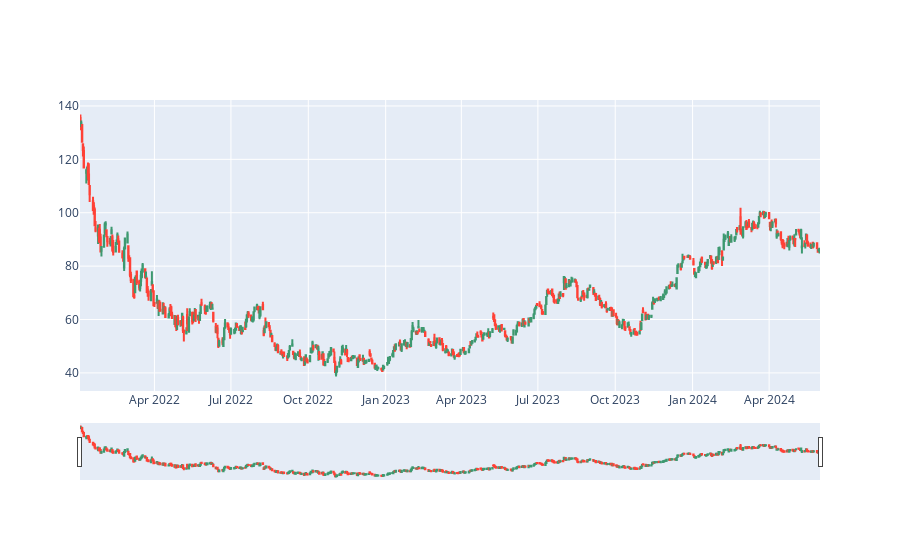
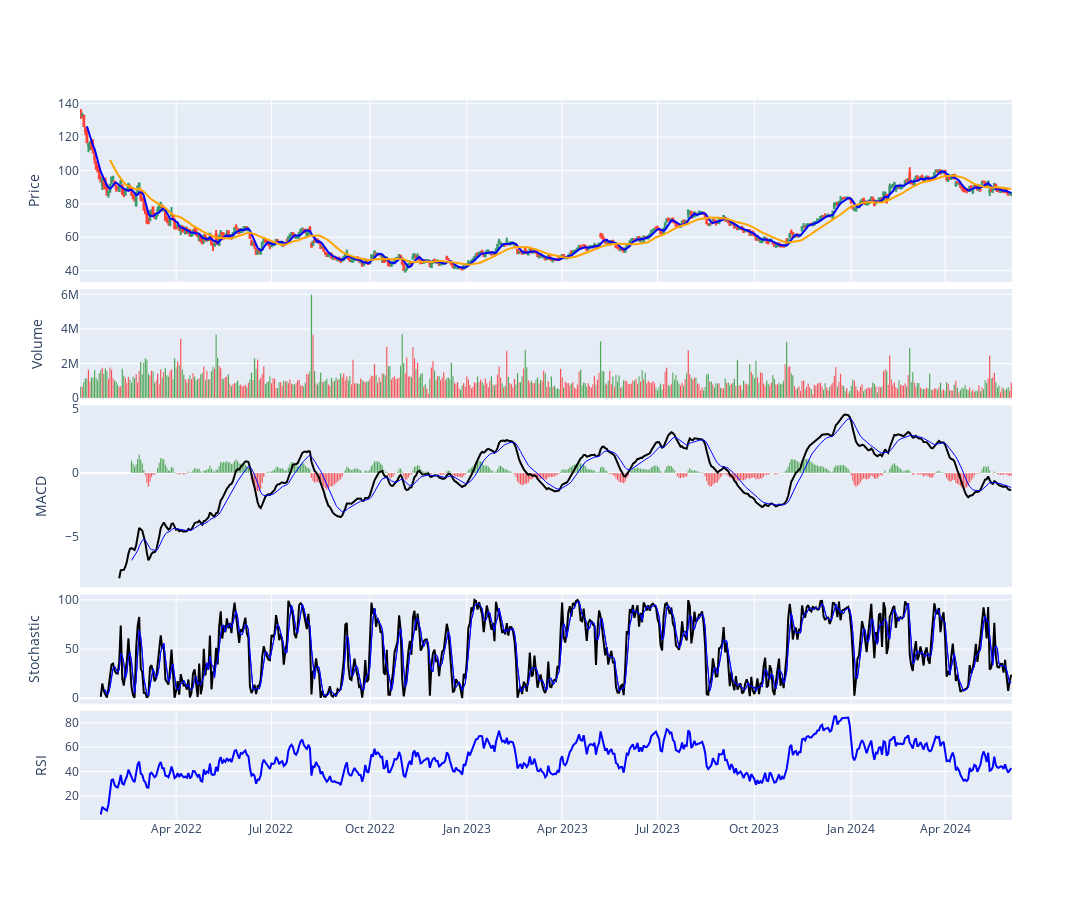
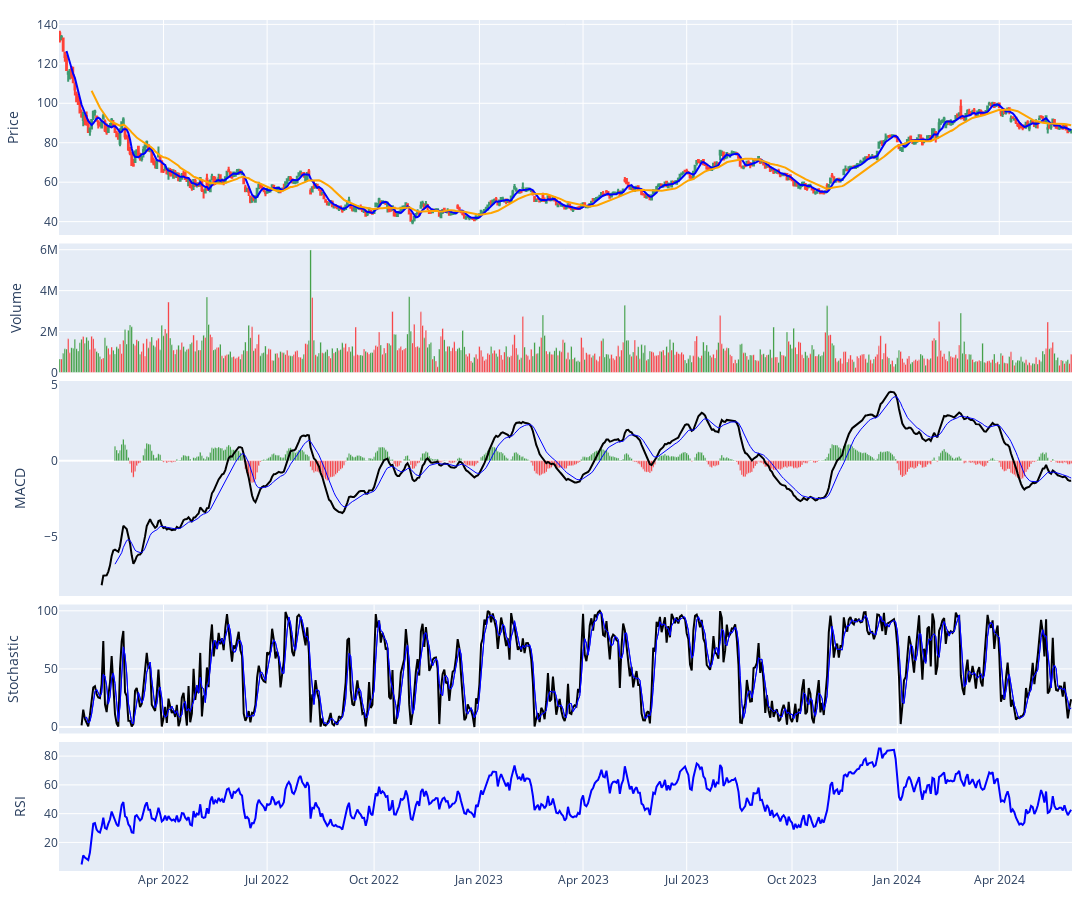

The notebook cell saved with these charts, in order:
### Markdown cell above
- [FROM HERE](https://github.com/yongghongg/stock-screener/blob/main/plotly_financial_chart_demo.ipynb)

### Code cell
# use python version 3.10.12

# install necessary modules
%pip install --user yfinance==0.2.40
%pip install --user plotly==5.22.0
%pip install --user ta==0.11.0

import pandas as pd
import yfinance as yf
from datetime import datetime
import plotly.graph_objects as go
from plotly.subplots import make_subplots

from ta.trend import MACD
from ta.momentum import StochasticOscillator
# FROM HERE
# https://stackoverflow.com/questions/75441104/why-is-rsi-calculation-with-python-ta-library-changes-depending-on-starting-posi
from ta.momentum import RSIIndicator


# cache requests_cache
# https://pypi.org/project/yfinance/

# download stock price data
symbol = 'TREX'
df = yf.download(symbol, start='2022-01-01')

# [*********************100%***********************]  1 of 1 completed


fig = go.Figure(go.Candlestick(x=df.index,
   open=df['Open'],
   high=df['High'],
   low=df['Low'],
   close=df['Close']))

fig.show()

# removing rangeslider
fig.update_layout(xaxis_rangeslider_visible=False)

# removing all empty dates
# build complete timeline from start date to end date
dt_all = pd.date_range(start=df.index[0],end=df.index[-1])
# retrieve the dates that ARE in the original dataset
dt_obs = [d.strftime("%Y-%m-%d") for d in pd.to_datetime(df.index)]
# define dates with missing values
dt_breaks = [d for d in dt_all.strftime("%Y-%m-%d").tolist() if not d in dt_obs]
# fig.update_layout(xaxis_rangebreaks=[dict(values=dt_breaks)])
# fig.update_layout(margin=go.layout.Margin(
#         l=20, #left margin
#         r=20, #right margin
#         b=20, #bottom margin
#         t=20  #top margin
#     ))
# fig.show()

# # add moving averages to df
df['MA20'] = df['Close'].rolling(window=20).mean()
df['MA5'] = df['Close'].rolling(window=5).mean()
# fig.add_trace(go.Scatter(x=df.index, 
#                          y=df['MA5'], 
#                          opacity=0.7, 
#                          line=dict(color='blue', width=2), 
#                          name='MA 5'))
# fig.add_trace(go.Scatter(x=df.index, 
#                          y=df['MA20'], 
#                          opacity=0.7, 
#                          line=dict(color='orange', width=2), 
#                          name='MA 20'))
# fig.show()

# first declare an empty figure
# fig = go.Figure()
# # add OHLC trace
# fig.add_trace(go.Candlestick(x=df.index,
#                              open=df['Open'],
#                              high=df['High'],
#                              low=df['Low'],
#                              close=df['Close'], 
#                              showlegend=False))
# # add moving average traces
# fig.add_trace(go.Scatter(x=df.index, 
#                          y=df['MA5'], 
#                          opacity=0.7, 
#                          line=dict(color='blue', width=2), 
#                          name='MA 5'))
# fig.add_trace(go.Scatter(x=df.index, 
#                          y=df['MA20'], 
#                          opacity=0.7, 
#                          line=dict(color='orange', width=2), 
#                          name='MA 20'))
# # hide dates with no values
# fig.update_xaxes(rangebreaks=[dict(values=dt_breaks)])
# # remove rangeslider
# fig.update_layout(xaxis_rangeslider_visible=False)
# # add chart title 
# fig.update_layout(title="TREX")
# fig.show()

# from ta.trend import MACD
# from ta.momentum import StochasticOscillator


# MACD
macd = MACD(close=df['Close'], 
             window_slow=26,
             window_fast=12, 
             window_sign=9)
 # stochastics
stoch = StochasticOscillator(high=df['High'],
                              close=df['Close'],
                              low=df['Low'],
                              window=14, 
                              smooth_window=3)
rsi = RSIIndicator(close=df['Close']).rsi()

# fig = make_subplots(rows=4, cols=1, shared_xaxes=True)

# # Plot OHLC on 1st subplot (using the codes from before)
# fig.add_trace(go.Candlestick(x=df.index,
#                              open=df['Open'],
#                              high=df['High'],
#                              low=df['Low'],
#                              close=df['Close'], 
#                              showlegend=False))
# # add moving average traces
# fig.add_trace(go.Scatter(x=df.index, 
#                          y=df['MA5'], 
#                          line=dict(color='blue', width=2), 
#                          name='MA 5'))
# fig.add_trace(go.Scatter(x=df.index, 
#                          y=df['MA20'], 
#                          line=dict(color='orange', width=2), 
#                          name='MA 20'))

# # Plot volume trace on 2nd row 
# fig.add_trace(go.Bar(x=df.index, 
#                      y=df['Volume']
#                     ), row=2, col=1)

# # Plot MACD trace on 3rd row
# fig.add_trace(go.Bar(x=df.index, 
#                      y=macd.macd_diff()
#                     ), row=3, col=1)
# fig.add_trace(go.Scatter(x=df.index,
#                          y=macd.macd(),
#                          line=dict(color='black', width=2)
#                         ), row=3, col=1)
# fig.add_trace(go.Scatter(x=df.index,
#                          y=macd.macd_signal(),
#                          line=dict(color='blue', width=1)
#                         ), row=3, col=1)

# # Plot stochastics trace on 4th row 
# fig.add_trace(go.Scatter(x=df.index,
#                          y=stoch.stoch(),
#                          line=dict(color='black', width=2)
#                         ), row=4, col=1)
# fig.add_trace(go.Scatter(x=df.index,
#                          y=stoch.stoch_signal(),
#                          line=dict(color='blue', width=1)
#                         ), row=4, col=1)

# # update layout by changing the plot size, hiding legends & rangeslider, and removing gaps between dates
# fig.update_layout(height=900, width=1200, 
#                   showlegend=False, 
#                   xaxis_rangeslider_visible=False,
#                   xaxis_rangebreaks=[dict(values=dt_breaks)])

# fig.show()


# add subplot properties when initiliazing fig variable
fig = make_subplots(rows=5, cols=1, shared_xaxes=True,
                    vertical_spacing=0.01, 
                    row_heights=[0.5,0.3,0.5,0.3,0.3])
# Plot OHLC on 1st subplot (using the codes from before)
fig.add_trace(go.Candlestick(x=df.index,
                             open=df['Open'],
                             high=df['High'],
                             low=df['Low'],
                             close=df['Close'], 
                             showlegend=False))
# add moving average traces
fig.add_trace(go.Scatter(x=df.index, 
                         y=df['MA5'], 
                         line=dict(color='blue', width=2), 
                         name='MA 5'))
fig.add_trace(go.Scatter(x=df.index, 
                         y=df['MA20'], 
                         line=dict(color='orange', width=2), 
                         name='MA 20'))

# Plot volume trace on 2nd row 
colors = ['green' if row['Open'] - row['Close'] >= 0 
          else 'red' for index, row in df.iterrows()]
fig.add_trace(go.Bar(x=df.index, 
                     y=df['Volume'],
                     marker_color=colors,
                     name="Volume",
                    ), row=2, col=1)

# Plot MACD trace on 3rd row
colors = ['green' if val >= 0 
          else 'red' for val in macd.macd_diff()]
fig.add_trace(go.Bar(x=df.index, 
                     y=macd.macd_diff(),
                     marker_color=colors,
                     name="MACD diff",
                    ), row=3, col=1)
fig.add_trace(go.Scatter(x=df.index,
                         y=macd.macd(),
                         line=dict(color='black', width=2),
                         name="MACD",
                        ), row=3, col=1)
fig.add_trace(go.Scatter(x=df.index,
                         y=macd.macd_signal(),
                         line=dict(color='blue', width=1),
                         name="MACD_SIGNAL",
                        ), row=3, col=1)

# Plot stochastics trace on 4th row 
fig.add_trace(go.Scatter(x=df.index,
                         y=stoch.stoch(),
                         line=dict(color='black', width=2),
                         name="stochastic",
                        ), row=4, col=1)
fig.add_trace(go.Scatter(x=df.index,
                         y=stoch.stoch_signal(),
                         line=dict(color='blue', width=1),
                         name="stochastic_signal",
                        ), row=4, col=1)
fig.add_trace(go.Scatter(x=df.index,
                         y=stoch.stoch_signal(),
                         line=dict(color='blue', width=1),
                         name="stochastic_signal",
                        ), row=4, col=1)
# RSI
fig.add_trace(go.Scatter(x=df.index,
                         y=rsi,
                         line=dict(color='blue', width=2),
                         name="RSI",
                        ), row=5, col=1)

# update layout by changing the plot size, hiding legends & rangeslider, and removing gaps between dates
fig.update_layout(height=900, width=1200, 
                  showlegend=False, 
                  xaxis_rangeslider_visible=False,
                  xaxis_rangebreaks=[dict(values=dt_breaks)])

# update y-axis label
fig.update_yaxes(title_text="Price", row=1, col=1)
fig.update_yaxes(title_text="Volume", row=2, col=1)
fig.update_yaxes(title_text="MACD", showgrid=False, row=3, col=1)
fig.update_yaxes(title_text="Stochastic", row=4, col=1)
fig.update_yaxes(title_text="RSI", row=5, col=1)

fig.show()


# removing white spaces
fig.update_layout(margin=go.layout.Margin(
        l=20, #left margin
        r=20, #right margin
        b=20, #bottom margin
        t=20  #top margin
    ))

fig.show()

### Figure 1 — Plotly figure (JSON) as saved in the notebook; plotly's stock layout.template omitted (floating-point values rounded to 4 significant figures; data arrays with more than 128 entries replaced by an {"elided": "..."} marker saying what was removed)
{"data": [{"close": {"elided": "606 float values"}, "high": {"elided": "606 float values"}, "low": {"elided": "606 float values"}, "open": {"elided": "606 float values"}, "type": "candlestick", "x": {"elided": "606 str values"}}], "layout": {}}

### Figure 2 — Plotly figure (JSON) as saved in the notebook; plotly's stock layout.template omitted (floating-point values rounded to 4 significant figures; data arrays with more than 128 entries replaced by an {"elided": "..."} marker saying what was removed)
{"data": [{"close": {"elided": "606 float values"}, "high": {"elided": "606 float values"}, "low": {"elided": "606 float values"}, "open": {"elided": "606 float values"}, "showlegend": false, "type": "candlestick", "x": {"elided": "606 str values"}}, {"line": {"color": "blue", "width": 2}, "name": "MA 5", "type": "scatter", "x": {"elided": "606 str values"}, "y": {"elided": "606 float values"}}, {"line": {"color": "orange", "width": 2}, "name": "MA 20", "type": "scatter", "x": {"elided": "606 str values"}, "y": {"elided": "606 float values"}}, {"marker": {"color": {"elided": "606 str values"}}, "name": "Volume", "type": "bar", "x": {"elided": "606 str values"}, "xaxis": "x2", "y": {"elided": "606 int values"}, "yaxis": "y2"}, {"marker": {"color": {"elided": "606 str values"}}, "name": "MACD diff", "type": "bar", "x": {"elided": "606 str values"}, "xaxis": "x3", "y": {"elided": "606 float values"}, "yaxis": "y3"}, {"line": {"color": "black", "width": 2}, "name": "MACD", "type": "scatter", "x": {"elided": "606 str values"}, "xaxis": "x3", "y": {"elided": "606 float values"}, "yaxis": "y3"}, {"line": {"color": "blue", "width": 1}, "name": "MACD_SIGNAL", "type": "scatter", "x": {"elided": "606 str values"}, "xaxis": "x3", "y": {"elided": "606 float values"}, "yaxis": "y3"}, {"line": {"color": "black", "width": 2}, "name": "stochastic", "type": "scatter", "x": {"elided": "606 str values"}, "xaxis": "x4", "y": {"elided": "606 float values"}, "yaxis": "y4"}, {"line": {"color": "blue", "width": 1}, "name": "stochastic_signal", "type": "scatter", "x": {"elided": "606 str values"}, "xaxis": "x4", "y": {"elided": "606 float values"}, "yaxis": "y4"}, {"line": {"color": "blue", "width": 1}, "name": "stochastic_signal", "type": "scatter", "x": {"elided": "606 str values"}, "xaxis": "x4", "y": {"elided": "606 float values"}, "yaxis": "y4"}, {"line": {"color": "blue", "width": 2}, "name": "RSI", "type": "scatter", "x": {"elided": "606 str values"}, "xaxis": "x5", "y": {"elided": "606 float values"}, "yaxis": "y5"}], "layout": {"height": 900, "showlegend": false, "width": 1200, "xaxis": {"anchor": "y", "domain": [0, 1], "matches": "x5", "rangebreaks": [{"values": {"elided": "274 str values"}}], "rangeslider": {"visible": false}, "showticklabels": false}, "xaxis2": {"anchor": "y2", "domain": [0, 1], "matches": "x5", "showticklabels": false}, "xaxis3": {"anchor": "y3", "domain": [0, 1], "matches": "x5", "showticklabels": false}, "xaxis4": {"anchor": "y4", "domain": [0, 1], "matches": "x5", "showticklabels": false}, "xaxis5": {"anchor": "y5", "domain": [0, 1]}, "yaxis": {"anchor": "x", "domain": [0.7474, 1.0], "title": {"text": "Price"}}, "yaxis2": {"anchor": "x2", "domain": [0.5858, 0.7374], "title": {"text": "Volume"}}, "yaxis3": {"anchor": "x3", "domain": [0.3232, 0.5758], "showgrid": false, "title": {"text": "MACD"}}, "yaxis4": {"anchor": "x4", "domain": [0.1616, 0.3132], "title": {"text": "Stochastic"}}, "yaxis5": {"anchor": "x5", "domain": [0, 0.1516], "title": {"text": "RSI"}}}}

### Figure 3 — Plotly figure (JSON) as saved in the notebook; plotly's stock layout.template omitted (floating-point values rounded to 4 significant figures; data arrays with more than 128 entries replaced by an {"elided": "..."} marker saying what was removed)
{"data": [{"close": {"elided": "606 float values"}, "high": {"elided": "606 float values"}, "low": {"elided": "606 float values"}, "open": {"elided": "606 float values"}, "showlegend": false, "type": "candlestick", "x": {"elided": "606 str values"}}, {"line": {"color": "blue", "width": 2}, "name": "MA 5", "type": "scatter", "x": {"elided": "606 str values"}, "y": {"elided": "606 float values"}}, {"line": {"color": "orange", "width": 2}, "name": "MA 20", "type": "scatter", "x": {"elided": "606 str values"}, "y": {"elided": "606 float values"}}, {"marker": {"color": {"elided": "606 str values"}}, "name": "Volume", "type": "bar", "x": {"elided": "606 str values"}, "xaxis": "x2", "y": {"elided": "606 int values"}, "yaxis": "y2"}, {"marker": {"color": {"elided": "606 str values"}}, "name": "MACD diff", "type": "bar", "x": {"elided": "606 str values"}, "xaxis": "x3", "y": {"elided": "606 float values"}, "yaxis": "y3"}, {"line": {"color": "black", "width": 2}, "name": "MACD", "type": "scatter", "x": {"elided": "606 str values"}, "xaxis": "x3", "y": {"elided": "606 float values"}, "yaxis": "y3"}, {"line": {"color": "blue", "width": 1}, "name": "MACD_SIGNAL", "type": "scatter", "x": {"elided": "606 str values"}, "xaxis": "x3", "y": {"elided": "606 float values"}, "yaxis": "y3"}, {"line": {"color": "black", "width": 2}, "name": "stochastic", "type": "scatter", "x": {"elided": "606 str values"}, "xaxis": "x4", "y": {"elided": "606 float values"}, "yaxis": "y4"}, {"line": {"color": "blue", "width": 1}, "name": "stochastic_signal", "type": "scatter", "x": {"elided": "606 str values"}, "xaxis": "x4", "y": {"elided": "606 float values"}, "yaxis": "y4"}, {"line": {"color": "blue", "width": 1}, "name": "stochastic_signal", "type": "scatter", "x": {"elided": "606 str values"}, "xaxis": "x4", "y": {"elided": "606 float values"}, "yaxis": "y4"}, {"line": {"color": "blue", "width": 2}, "name": "RSI", "type": "scatter", "x": {"elided": "606 str values"}, "xaxis": "x5", "y": {"elided": "606 float values"}, "yaxis": "y5"}], "layout": {"height": 900, "margin": {"b": 20, "l": 20, "r": 20, "t": 20}, "showlegend": false, "width": 1200, "xaxis": {"anchor": "y", "domain": [0, 1], "matches": "x5", "rangebreaks": [{"values": {"elided": "274 str values"}}], "rangeslider": {"visible": false}, "showticklabels": false}, "xaxis2": {"anchor": "y2", "domain": [0, 1], "matches": "x5", "showticklabels": false}, "xaxis3": {"anchor": "y3", "domain": [0, 1], "matches": "x5", "showticklabels": false}, "xaxis4": {"anchor": "y4", "domain": [0, 1], "matches": "x5", "showticklabels": false}, "xaxis5": {"anchor": "y5", "domain": [0, 1]}, "yaxis": {"anchor": "x", "domain": [0.7474, 1.0], "title": {"text": "Price"}}, "yaxis2": {"anchor": "x2", "domain": [0.5858, 0.7374], "title": {"text": "Volume"}}, "yaxis3": {"anchor": "x3", "domain": [0.3232, 0.5758], "showgrid": false, "title": {"text": "MACD"}}, "yaxis4": {"anchor": "x4", "domain": [0.1616, 0.3132], "title": {"text": "Stochastic"}}, "yaxis5": {"anchor": "x5", "domain": [0, 0.1516], "title": {"text": "RSI"}}}}
